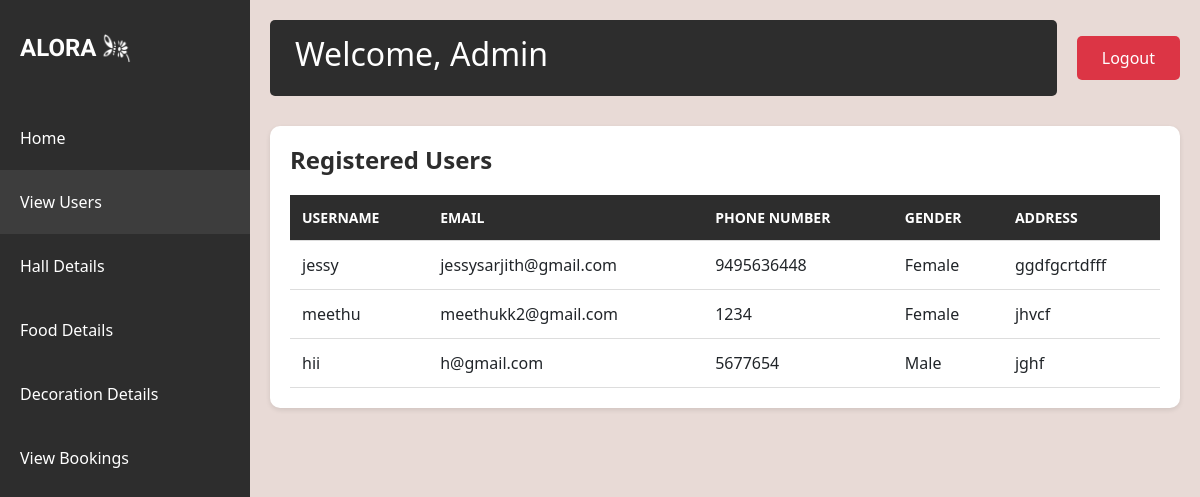
The app's page /view_users/ (signed in) with its own data.
### app/models.py (models this page shows)
class User_details(models.Model):
    user_id=models.ForeignKey(User,on_delete=models.CASCADE)
    phone_number=models.CharField(max_length=10,unique=True)
    gender=models.CharField(max_length=100)
    address=models.TextField()

### app/views.py (the view)
# urls.py: path('view_users/',views.view_users,name='view_users'),
@login_required(login_url='login')
def view_users(request):
    if not request.user.is_staff:
        messages.error(request, "You are not authorized to view this page.")
        return redirect('admin_dash')
    users=User_details.objects.all()
    return render(request,'view_users.html',{'users':users})

### templates/view_users.html (shortened to what this page needs)
<!DOCTYPE html>
<html lang="en">
<head>
    {% load static %}
    <link href="https://cdn.jsdelivr.net/npm/bootstrap@5.3.0/dist/css/bootstrap.min.css" rel="stylesheet">
</head>
<body>
    <div class="sidebar">
        <div class="logo-container">
            <div class="logo">ALORA</div>
            <img src="{% static 'alora_icon.png' %}" alt="Light Bulb" class="logo-image">
        </div>
        <nav class="nav flex-column">
            <a class="nav-link" href="{% url 'admin_dash' %}">Home</a>
            <a class="nav-link active" href="{% url 'view_users' %}">View Users</a>
            <a class="nav-link" href="{% url 'hall_details' %}">Hall Details</a>
            <a class="nav-link" href="{% url 'food_details' %}">Food Details</a>
            <a class="nav-link" href="{% url 'decoration_details' %}">Decoration Details</a>
            <a class="nav-link" href="{% url 'admin_view_booking' %}">View Bookings</a>
        </nav>
    </div>
    <div class="main-content">
        <div class="top-nav">
            <div class="welcome-section">
                <h2>Welcome, Admin</h2>
            </div>
            <a href="{% url 'logout' %}" class="logout-btn">Logout</a>
        </div>
        <div class="users-table">
            <h1>Registered Users</h1>
            <table>
                <thead>
                    <tr>
                        <th>Username</th>
                        <th>Email</th>
                        <th>Phone Number</th>
                        <th>Gender</th>
                        <th>Address</th>
                    </tr>
                </thead>
                <tbody>
                    {% for user in users %}
                        <tr>
                            <td>{{ user.user_id.username }}</td>
                            <td>{{ user.user_id.email }}</td>
                            <td>{{ user.phone_number }}</td>
                            <td>{{ user.gender }}</td>
                            <td>{{ user.address }}</td>
                        </tr>
                    {% endfor %}
                </tbody>
            </table>
        </div>
    </div>
</body>
</html>

### templates/view_users.html (style rules this page uses)
body { background-color: #e8dad6; min-height: 100vh; }
.sidebar { background-color: #2d2d2d; color: white; min-height: 100vh; padding-top: 20px; position: fixed; width: 250px; }
.logo-container { display: flex; align-items: center; justify-content: flex-start; padding: 10px 20px; margin-bottom: 30px; }
.logo { font-family: 'Irish Grover'; font-size: 24px; font-weight: bold; }
.logo-image { width: 30px; height: 30px; margin-left: 5px; }
.nav-link { color: #ffffff; padding: 20px 20px; transition: all 0.3s; font-size: 16px; }
.nav-link.active { background-color: #3d3d3d; }
.main-content { margin-left: 250px; padding: 20px; }
.top-nav { display: flex; justify-content: space-between; align-items: center; margin-bottom: 30px; }
.welcome-section { background-color: #2d2d2d; color: white; padding: 15px 25px; border-radius: 5px; flex-grow: 1; margin-right: 20px; }
.logout-btn { background-color: #dc3545; color: white; border: none; padding: 10px 25px; border-radius: 5px; text-decoration: none; transition: background-color 0.3s; }
.users-table { background-color: white; border-radius: 10px; box-shadow: 0 2px 5px rgba(0,0,0,0.1); padding: 20px; margin-top: 20px; }
.users-table h1 { font-size: 24px; font-weight: bold; margin-bottom: 20px; color: #2d2d2d; }
.users-table table { width: 100%; border-collapse: collapse; }
.users-table th, .users-table td { padding: 12px; text-align: left; border-bottom: 1px solid #ddd; }
.users-table th { background-color: #2d2d2d; color: white; text-transform: uppercase; font-size: 14px; }

### records on screen
User_details: user_id.username "jessy", user_id.email "jessysarjith@gmail.com", phone_number "9495636448", gender "Female", address "ggdfgcrtdfff"
User_details: user_id.username "meethu", user_id.email "meethukk2@gmail.com", phone_number "1234", gender "Female", address "jhvcf"
User_details: user_id.username "hii", user_id.email "h@gmail.com", phone_number "5677654", gender "Male", address "jghf"
